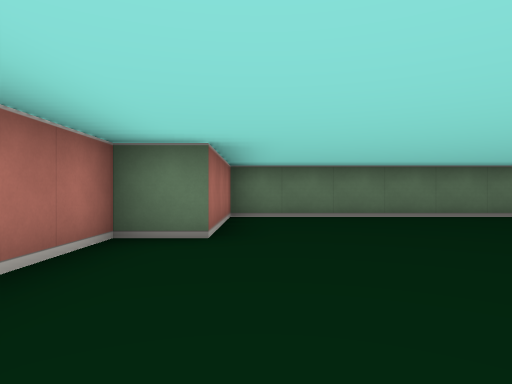
[1] (above)

15 first-person views from a walk through a cub3D maze. The camera is about half as high as the walls, looks level and sees 75° across. The floor is counted in squares. Each view is taken from the middle of a square. On the plan, view 1 faces up. The plan holds only what a view shows up to about 9 squares ahead; the rest is blank.

[2]
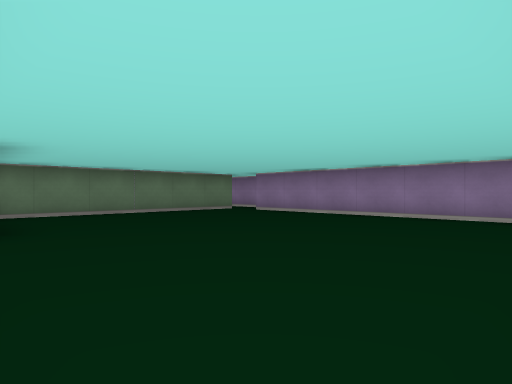

[3]
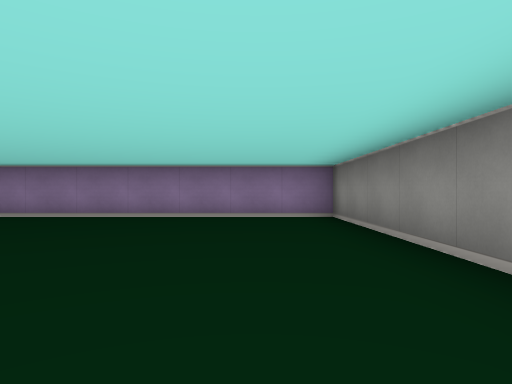

[4]
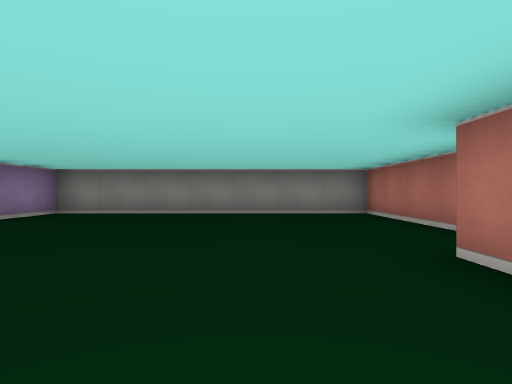

[5]
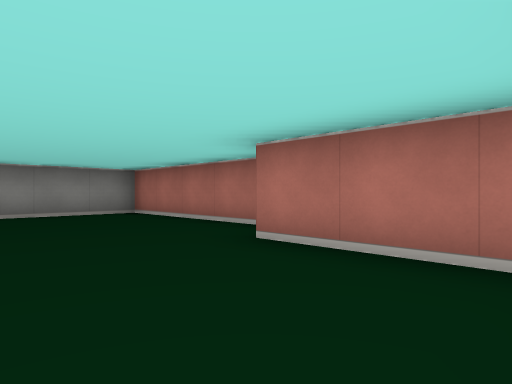

[6]
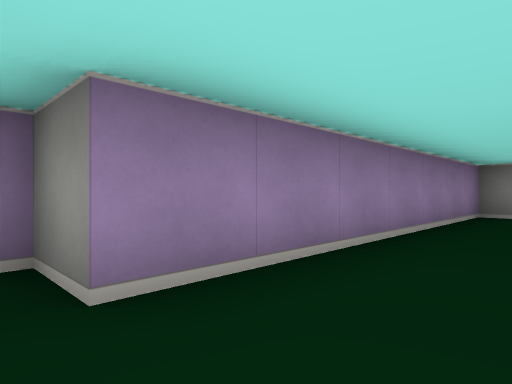

[7]
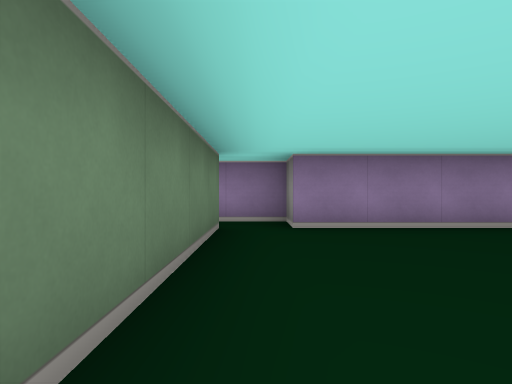

[8]
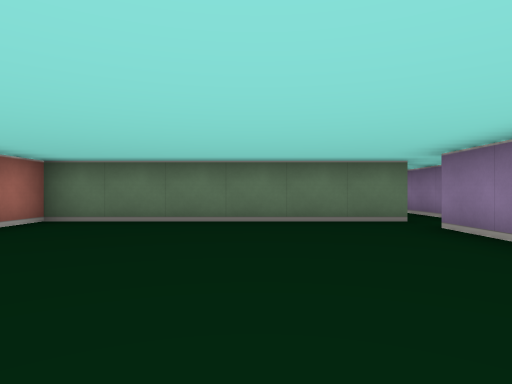

[9]
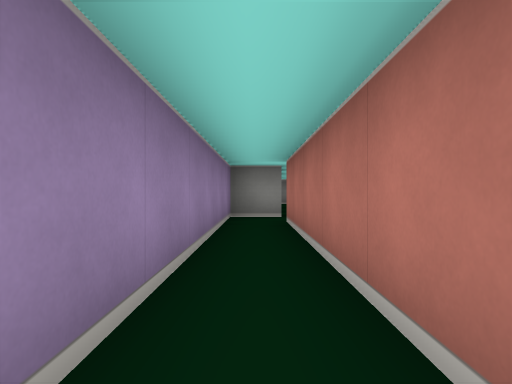

[10]
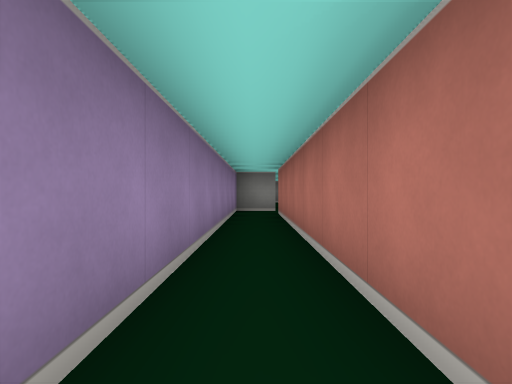

[11]
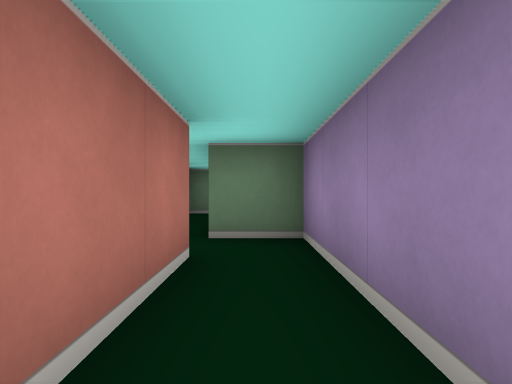

[12]
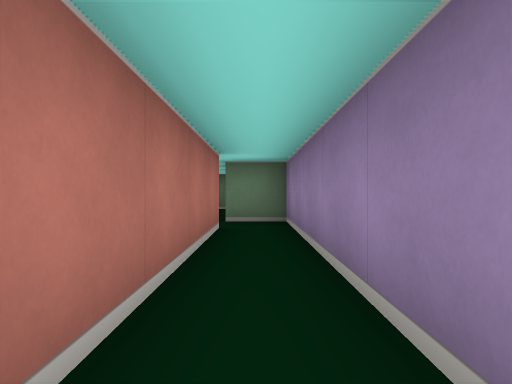

[13]
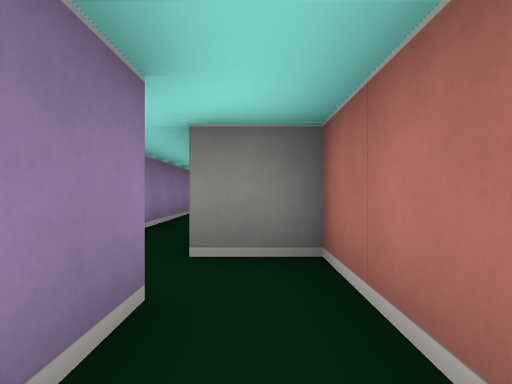

[14]
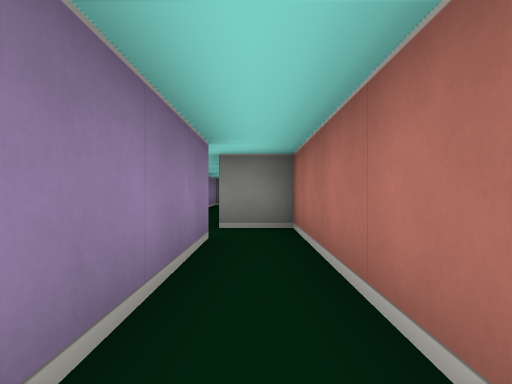

[15]
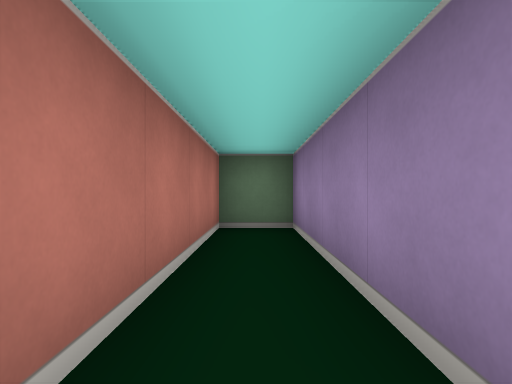

### Floor plan
Ten units are one square. View 1 is at (0, 0); x grows to the right and y downward. Boxes are objects, and circles mark ways between rooms. Rooms are numbered by the first view taken in them; rooms with no view inside come last. Other rooms are left out.
<svg viewBox="-20 -190 90 210">
<path fill="none" stroke="#000" d="M55 -65 -5 -65 -5 -35 -15 -35 -15 15 55 15 55 -55 65 -55 65 -65M55 -135 55 -65M65 -65 65 -135M65 -135 65 -145 55 -145 55 -185 45 -185 45 -135 55 -135"/>
<circle cx="60" cy="-60" r="3" fill="#2a7"/>
<circle cx="60" cy="-140" r="3" fill="#2a7"/>
<text x="20" y="-20">1</text>
<text x="60" y="-100">2</text>
<text x="50" y="-160">3</text>
</svg>
Room 1 opens to room 2. Room 2 opens to room 3.

Where each view was taken, in squares from view 1:
view 1: 0 up, 0 right, facing up
view 2: 1 down, 1 left, facing up-right
view 3: 0 up, 1 left, facing right
view 4: 6 up, 1 right, facing down
view 5: 6 up, 2 right, facing down-left
view 6: 6 up, 4 right, facing down-right
view 7: 6 up, 1 right, facing right
view 8: 1 up, 3 right, facing up
view 9: 12 up, 6 right, facing down
view 10: 14 up, 6 right, facing down
view 11: 11 up, 6 right, facing up
view 12: 9 up, 6 right, facing up
view 13: 16 up, 5 right, facing down
view 14: 18 up, 5 right, facing down
view 15: 14 up, 5 right, facing up
